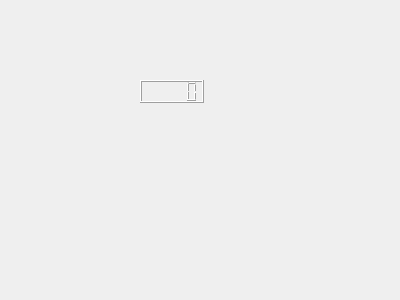
<?xml version="1.0" encoding="UTF-8"?>
<ui version="4.0">
 <class>Widget</class>
 <widget class="QWidget" name="Widget">
  <property name="geometry">
   <rect>
    <x>0</x>
    <y>0</y>
    <width>400</width>
    <height>300</height>
   </rect>
  </property>
  <property name="windowTitle">
   <string>Widget</string>
  </property>
  <widget class="QLCDNumber" name="lcdNumber">
   <property name="geometry">
    <rect>
     <x>140</x>
     <y>80</y>
     <width>64</width>
     <height>23</height>
    </rect>
   </property>
  </widget>
 </widget>
 <layoutdefault spacing="6" margin="11"/>
 <resources/>
 <connections/>
</ui>
